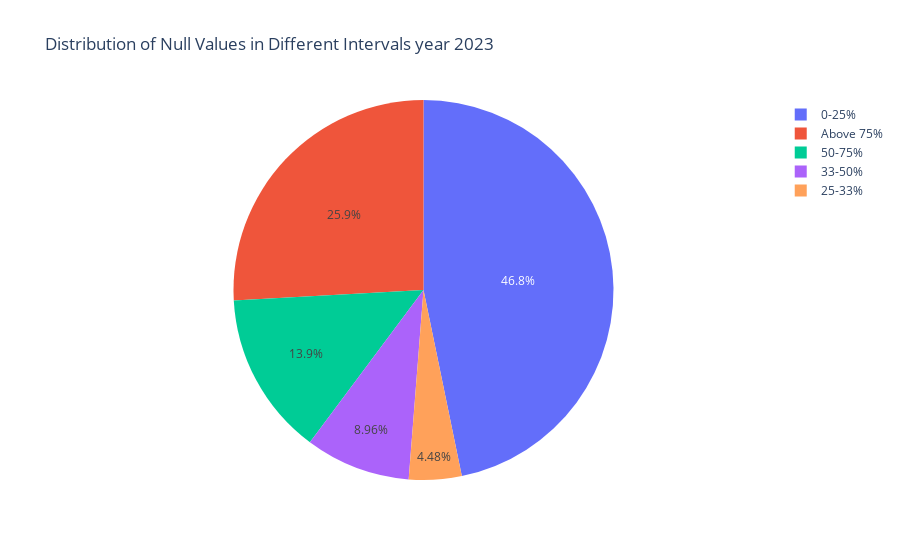

Notebook code cell kept with this figure:
### Code cell
import pandas as pd
import plotly.express as px

#def count_columns_with_null_in_intervals(dataframe):
    # ... (Your existing function to count columns in intervals)
#cleaned_df 

# Get the count of columns with null values in specified intervals
interval_counts = count_columns_with_null_in_intervals(cleaned_df)

# Create a pie chart using Plotly
labels = list(interval_counts.keys())
values = list(interval_counts.values())

fig = px.pie(
    names=labels,
    values=values,
    title="Distribution of Null Values in Different Intervals year 2023",
)

fig.show()
# Save the pie chart as an HTML file
fig.write_html("/home/sysadm/Downloads/2023_nan_values_pie_chart.html")

### Figure 1 — Plotly figure (JSON) as saved in the notebook; plotly's stock layout.template omitted (floating-point values rounded to 4 significant figures)
{"data": [{"domain": {"x": [0, 1], "y": [0, 1]}, "hovertemplate": "label=%{label}<br>value=%{value}<extra></extra>", "labels": ["25-33%", "0-25%", "33-50%", "50-75%", "Above 75%"], "legendgroup": "", "name": "", "showlegend": true, "type": "pie", "values": [9, 94, 18, 28, 52]}], "layout": {"autosize": true, "legend": {"tracegroupgap": 0}, "title": {"text": "Distribution of Null Values in Different Intervals year 2023"}}}
